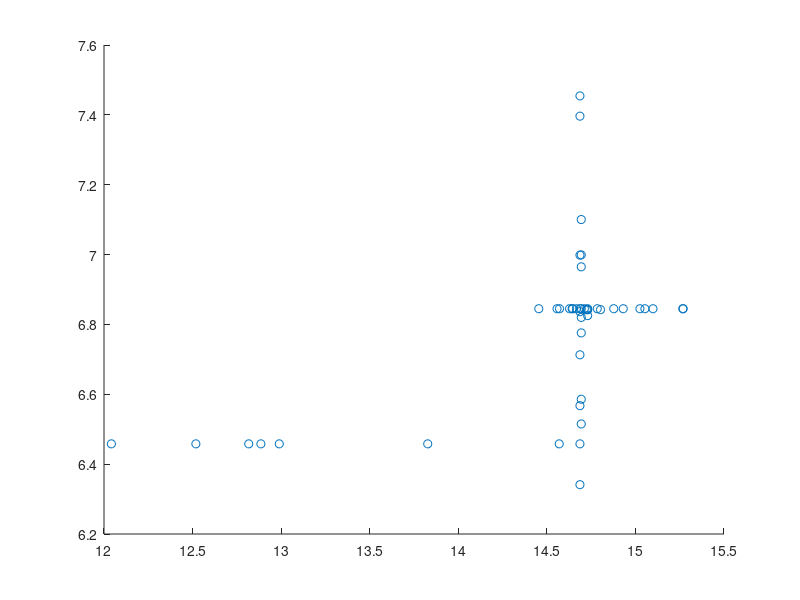

MATLAB code for this plot:
yield=zeros(46,2);
yield(1,:)=[12.0417, 6.45811];
yield(2,:)=[12.8172, 6.45811];
yield(3,:)=[12.5186, 6.45811];
yield(4,:)=[12.9893, 6.45811];
yield(5,:)=[12.8857, 6.45811];
yield(6,:)=[13.8275, 6.45811];
yield(7,:)=[14.5697, 6.45811];
yield(8,:)=[14.6868, 6.45811];
yield(9,:)=[14.6868, 6.84496];
yield(10,:)=[14.6868, 6.83658];
yield(11,:)=[15.2674, 6.84496];
yield(12,:)=[15.0992, 6.84496];
yield(13,:)=[14.5715, 6.84496];
yield(14,:)=[15.2696, 6.84496];
yield(15,:)=[14.8776, 6.84496];
yield(16,:)=[14.6868, 7.45425];
yield(17,:)=[14.6868, 7.39629];
yield(18,:)=[15.0535, 6.84496];
yield(19,:)=[14.6868, 6.34124];
yield(20,:)=[14.6868, 6.56742];
yield(21,:)=[14.6425, 6.84496];
yield(22,:)=[14.5573, 6.84496];
yield(23,:)=[14.6868, 6.99845];
yield(24,:)=[14.6868, 6.71308];
yield(25,:)=[15.0253, 6.84496];
yield(26,:)=[14.6942, 6.84496];
yield(27,:)=[14.9312, 6.84496];
yield(28,:)=[14.6942, 6.58582];
yield(29,:)=[14.6942, 6.96495];
yield(30,:)=[14.6942, 6.51502];
yield(31,:)=[14.6942, 7.10031];
yield(32,:)=[14.7844, 6.84496];
yield(33,:)=[14.6281, 6.84496];
yield(34,:)=[14.6942, 6.99911];
yield(35,:)=[14.4544, 6.84496];
yield(36,:)=[14.6942, 6.77577];
yield(37,:)=[14.6942, 6.82009];
yield(38,:)=[14.6457, 6.84496];
yield(39,:)=[14.7118, 6.84496];
yield(40,:)=[14.6671, 6.84496];
yield(41,:)=[14.7302, 6.84496];
yield(42,:)=[14.7302, 6.84223];
yield(43,:)=[14.8029, 6.84223];
yield(44,:)=[14.7302, 6.82527];
yield(45,:)=[14.7299, 6.84223];
yield(46,:)=[14.723, 6.84223];
scatter(yield(:,1), yield(:,2))
